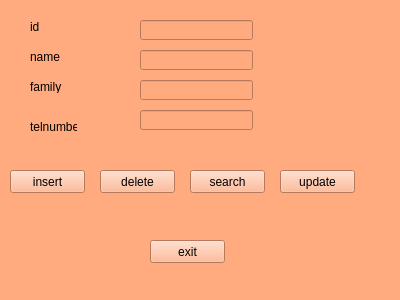
<?xml version="1.0" encoding="UTF-8"?>
<ui version="4.0">
 <class>Form</class>
 <widget class="QWidget" name="Form">
  <property name="geometry">
   <rect>
    <x>0</x>
    <y>0</y>
    <width>400</width>
    <height>300</height>
   </rect>
  </property>
  <property name="windowTitle">
   <string>Form</string>
  </property>
  <property name="autoFillBackground">
   <bool>false</bool>
  </property>
  <property name="styleSheet">
   <string notr="true">border-color: rgb(255, 85, 0);
gridline-color: rgb(255, 170, 0);
background-color: rgb(255, 170, 127);</string>
  </property>
  <widget class="QLineEdit" name="lineEdit">
   <property name="geometry">
    <rect>
     <x>140</x>
     <y>20</y>
     <width>113</width>
     <height>20</height>
    </rect>
   </property>
  </widget>
  <widget class="QLineEdit" name="lineEdit_2">
   <property name="geometry">
    <rect>
     <x>140</x>
     <y>50</y>
     <width>113</width>
     <height>20</height>
    </rect>
   </property>
  </widget>
  <widget class="QLineEdit" name="lineEdit_3">
   <property name="geometry">
    <rect>
     <x>140</x>
     <y>80</y>
     <width>113</width>
     <height>20</height>
    </rect>
   </property>
  </widget>
  <widget class="QLineEdit" name="lineEdit_4">
   <property name="geometry">
    <rect>
     <x>140</x>
     <y>110</y>
     <width>113</width>
     <height>20</height>
    </rect>
   </property>
  </widget>
  <widget class="QLabel" name="label">
   <property name="geometry">
    <rect>
     <x>30</x>
     <y>20</y>
     <width>47</width>
     <height>13</height>
    </rect>
   </property>
   <property name="text">
    <string>id</string>
   </property>
  </widget>
  <widget class="QLabel" name="label_2">
   <property name="geometry">
    <rect>
     <x>30</x>
     <y>50</y>
     <width>47</width>
     <height>13</height>
    </rect>
   </property>
   <property name="text">
    <string>name</string>
   </property>
  </widget>
  <widget class="QLabel" name="label_3">
   <property name="geometry">
    <rect>
     <x>30</x>
     <y>80</y>
     <width>47</width>
     <height>13</height>
    </rect>
   </property>
   <property name="text">
    <string>family</string>
   </property>
  </widget>
  <widget class="QLabel" name="label_4">
   <property name="geometry">
    <rect>
     <x>30</x>
     <y>120</y>
     <width>47</width>
     <height>13</height>
    </rect>
   </property>
   <property name="text">
    <string>telnumber</string>
   </property>
  </widget>
  <widget class="QPushButton" name="pushButton">
   <property name="geometry">
    <rect>
     <x>10</x>
     <y>170</y>
     <width>75</width>
     <height>23</height>
    </rect>
   </property>
   <property name="text">
    <string>insert</string>
   </property>
  </widget>
  <widget class="QPushButton" name="pushButton_2">
   <property name="geometry">
    <rect>
     <x>100</x>
     <y>170</y>
     <width>75</width>
     <height>23</height>
    </rect>
   </property>
   <property name="text">
    <string>delete</string>
   </property>
  </widget>
  <widget class="QPushButton" name="pushButton_3">
   <property name="geometry">
    <rect>
     <x>190</x>
     <y>170</y>
     <width>75</width>
     <height>23</height>
    </rect>
   </property>
   <property name="text">
    <string>search</string>
   </property>
  </widget>
  <widget class="QPushButton" name="pushButton_4">
   <property name="geometry">
    <rect>
     <x>280</x>
     <y>170</y>
     <width>75</width>
     <height>23</height>
    </rect>
   </property>
   <property name="text">
    <string>update</string>
   </property>
  </widget>
  <widget class="QPushButton" name="pushButton_5">
   <property name="geometry">
    <rect>
     <x>150</x>
     <y>240</y>
     <width>75</width>
     <height>23</height>
    </rect>
   </property>
   <property name="text">
    <string>exit</string>
   </property>
  </widget>
 </widget>
 <resources/>
 <connections/>
</ui>
